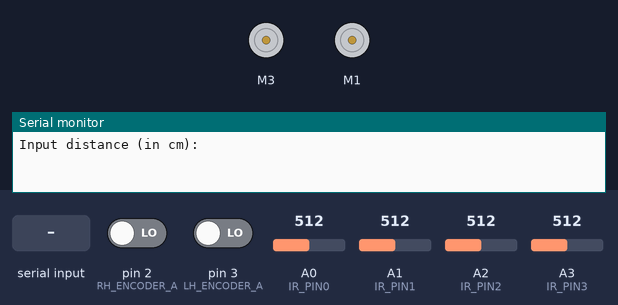
Bench run of a sketch on a simulated Arduino Mega 2560, built with avr-gcc and run on an emulated ATmega2560. Shown: 2 × DC motor (green arrow = forward, orange = backward, longer = faster), the last lines printed to the serial monitor. Inputs (shaded band) come from the test bench; at power-on: pin 2 (RH_ENCODER_A) LOW, pin 3 (LH_ENCODER_A) LOW, A0 (IR_PIN0) = 512, A1 (IR_PIN1) = 512, A2 (IR_PIN2) = 512, A3 (IR_PIN3) = 512.

Above: at 2.2 s.
2.3 s: "90,45\n" received over Serial
At 2.8 s:
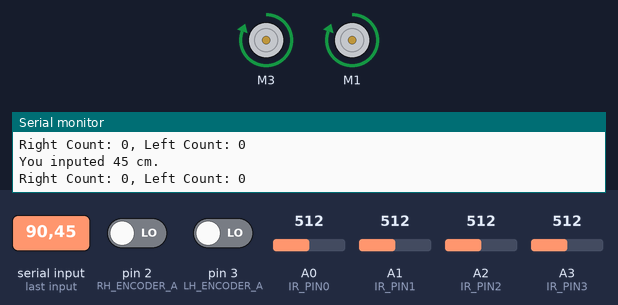
Timing chart, 0 to 5.3 s (numbered marks = the images above; inputs shaded):
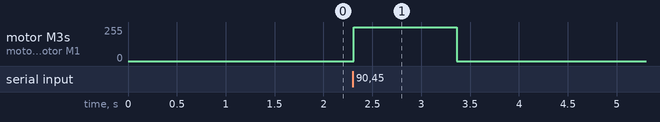

Measured:
- after the input at 2.3 s, motor M3, motor M1: stopped → forward 255/255 at once, → stopped 1.1 s later

The sketch:

auto.ino
```cpp
///Libraries
#include <Wire.h>
#include <Adafruit_MotorShield.h>
#include "utility/Adafruit_MS_PWMServoDriver.h"
////=============================================

//======= Variable Initialization =============//

// Creating Motor shield and motor objects
// Create Adafruit_Motorshield Object
// Argument for AFMS.getMotor() is the port on the motor shield that the motor is connected to. NOTE: ASTERIX IS NECESSARY IN THESE STATEMENTS.
Adafruit_MotorShield AFMS = Adafruit_MotorShield();
Adafruit_DCMotor *motorRight = AFMS.getMotor(1);
Adafruit_DCMotor *motorLeft = AFMS.getMotor(3);

// Keypress read through the serial monitor
long input_distance;
double wheel_circum = 12.57;
double encoder_counts;
char c_input;
// variables to store the number of encoder pulses
// for each motor
volatile int leftCount = 0;
volatile int rightCount = 0;


//---------IR Initialization-------------------//

long d0; //IR value form arduino (IR Pin 0)
long d1; //IR value form arduino (IR Pin 1)
long d2; //IR value form arduino (IR Pin 2)
long d3; //IR value form arduino (IR Pin 3)

const int IR_PIN0 = 0; //IR ANG Pin 0
const int IR_PIN1 = 1; //IR ANG Pin 1
const int IR_PIN2 = 2; //IR ANG Pin 2
const int IR_PIN3 = 3; //IR ANG Pin 3

#define IR_SENSOR_0_GND 23
#define IR_SENSOR_0_VCC 30
#define IR_SENSOR_1_GND 27
#define IR_SENSOR_1_VCC 34
#define IR_SENSOR_2_GND 31
#define IR_SENSOR_2_VCC 38
#define IR_SENSOR_3_GND 35
#define IR_SENSOR_3_VCC 42

//----------Encoder Initialization-------------//

// pins for the encoder inputs
#define RH_ENCODER_A 2
#define RH_ENCODER_B 4
#define RH_ENCODER_GND 8
#define RH_ENCODER_VCC 9

#define LH_ENCODER_GND 7
#define LH_ENCODER_VCC 6
#define LH_ENCODER_A 3
#define LH_ENCODER_B 5


//------------------Methods-------------------//

void setup()
{
  //Encoders
  pinMode(RH_ENCODER_A, INPUT);
  pinMode(RH_ENCODER_B, INPUT);
  pinMode(LH_ENCODER_A, INPUT);
  pinMode(LH_ENCODER_B, INPUT);

  pinMode(RH_ENCODER_GND, OUTPUT);
  pinMode(RH_ENCODER_VCC, OUTPUT);
  pinMode(LH_ENCODER_GND, OUTPUT);
  pinMode(LH_ENCODER_VCC, OUTPUT);

  digitalWrite(RH_ENCODER_GND, LOW);
  digitalWrite(LH_ENCODER_GND, LOW);
  digitalWrite(RH_ENCODER_VCC, HIGH);
  digitalWrite(LH_ENCODER_VCC, HIGH);

  //IR Sensors
  pinMode(IR_PIN0, INPUT);
  pinMode(IR_PIN1, INPUT);
  pinMode(IR_PIN2, INPUT);
  pinMode(IR_PIN3, INPUT);

  pinMode(IR_SENSOR_0_GND, OUTPUT);
  pinMode(IR_SENSOR_0_VCC, OUTPUT);
  pinMode(IR_SENSOR_1_GND, OUTPUT);
  pinMode(IR_SENSOR_1_VCC, OUTPUT);
  pinMode(IR_SENSOR_2_GND, OUTPUT);
  pinMode(IR_SENSOR_2_VCC, OUTPUT);
  pinMode(IR_SENSOR_3_GND, OUTPUT);
  pinMode(IR_SENSOR_3_VCC, OUTPUT);

  digitalWrite(IR_SENSOR_0_GND, LOW);
  digitalWrite(IR_SENSOR_1_GND, LOW);
  digitalWrite(IR_SENSOR_2_GND, LOW);
  digitalWrite(IR_SENSOR_3_GND, LOW);

  digitalWrite(IR_SENSOR_0_VCC, HIGH);
  digitalWrite(IR_SENSOR_1_VCC, HIGH);
  digitalWrite(IR_SENSOR_2_VCC, HIGH);
  digitalWrite(IR_SENSOR_3_VCC, HIGH);

  // initialize hardware interrupts.
  // Interrupts are useful for making things happen automatically in microcontroller programs, and can help solve timing problems.
  // Often number 0 (for digital pin 2) or number 1 (for digital pin 3) were used
  attachInterrupt(0, rightEncoder, CHANGE);
  attachInterrupt(1, leftEncoder, CHANGE);

  // Initialize mtor shield and motor speeds
  // Set the speed of the motor using setSpeed(speed) where the speed ranges from 0 (stopped) to 255 (full speed)
  // Initialize serial communication:
  AFMS.begin();
  Serial.begin(9600);
  Serial.print("Input distance (in cm): ");
  motorLeft->setSpeed(255);
  motorRight->setSpeed(255);
  delay(1000);

}

void loop()
{

   // Read any serial input given'
  if (Serial.available() > 0 ) {

    leftCount = 0;
    rightCount = 0;
    encoder_counts = 0;
    input_distance = Serial.parseInt();

    Serial.print("You inputed ");
    Serial.print(input_distance);
    Serial.println(" cm.");
    Serial.println();
  }

//  if(Serial.available() >0){
//    Serial.print("Choose (a) to go forward, (b) to go backward");
//    c_input = Serial.read();
//    Serial.print("You chose ");
//    Serial.print(c_input);
//    Serial.println();
//
//  }
  // Convert input distance to enoder counts
  // To get 12,000 is 12 multiplied by the gear ratio which is 1000:1
  // whell_circum is the circumerence of the wheel
  encoder_counts = (((input_distance * 11500) / wheel_circum)) / 2;

  d0 = analogRead(IR_PIN0);
  d1 = analogRead(IR_PIN1);
  d2 = analogRead(IR_PIN2);
  d3 = analogRead(IR_PIN3);


  goForward(input_distance, encoder_counts);

  //goBackward(input_distance, encoder_counts);

}


void goForward(long input, double encoder_input){

  if(rightCount>=encoder_counts || leftCount>=encoder_counts || d0 <= 350 || d1 <= 350 || d2 <= 350 || d3<= 350){
    motorLeft->run(RELEASE);                     // Set the motor directions
    motorRight->run(RELEASE);
    rightCount = encoder_counts + 1 ;
    leftCount = encoder_counts + 1 ;
    encoder_counts = 0;
    delay(100);
  }

  else{
    motorLeft->run(FORWARD);                     // Set the motor directions
    motorRight->run(FORWARD);
    Serial.print("Right Count: ");
    Serial.print(rightCount);
    Serial.print(", Left Count: ");
    Serial.println(leftCount);
    delay(10);
  }

}

void goBackward(long input, double encoder_input){

   if(rightCount>=encoder_counts || leftCount>=encoder_counts || d0 <= 350 || d1 <= 350){
    motorLeft->run(RELEASE);                     // Set the motor directions
    motorRight->run(RELEASE);
    rightCount = encoder_counts + 1 ;
    leftCount = encoder_counts + 1 ;
    encoder_counts = 0;
    delay(100);
  }

  else{
    motorLeft->run(BACKWARD);                     // Set the motor directions
    motorRight->run(BACKWARD);
    Serial.print("Right Count: ");
    Serial.print(rightCount);
    Serial.print(", Left Count: ");
    Serial.println(leftCount);
    delay(10);
  }

}


// Encoder event for the interrupt call
void rightEncoder()
{
  // If the first wave is rising
  if (digitalRead(RH_ENCODER_A) == HIGH)
  {
    // And the second wave is behind
    if (digitalRead(RH_ENCODER_B) == LOW)
    {
      // Right encoder count +1
      rightCount++;
    }
    // Or if the second wave is ahead
    else
    {
      // Right encoder count -1
      rightCount--;
    }
  }
  // If the first wave is falling
  else
  {
    // And the second wave is ahead
    if (digitalRead(RH_ENCODER_B) == LOW)
    {
      // Right encoder count -1
      rightCount--;
    }
    // And the second wave is behind
    else
    {
      // Right encoder count +1
      rightCount++;
    }
  }
}

// Encoder event for the interrupt call
void leftEncoder()
{
  // If the first wave is rising
  if (digitalRead(LH_ENCODER_A) == HIGH)
  {
    // And the second wave is behind
    if (digitalRead(LH_ENCODER_B) == LOW)
    {
      // Left encoder count +1
      leftCount++;
    }
    // Or if the second wave is ahead
    else
    {
      // Left encoder count -1
      leftCount--;
    }
  }
  // If the first wave is falling
  else
  {
    // And the second wave is ahead
    if (digitalRead(LH_ENCODER_B) == LOW)
    {
      // Left encoder count -1
      leftCount--;
    }
    // And the second wave is behind
    else
    {
      // Left encoder count +1
      leftCount++;
    }
  }
}
```
